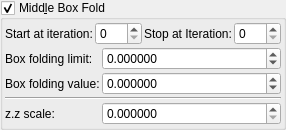
    <widget class="MyGroupBox" name="groupCheck_transf_multiplier_enabled_1_false">
     <property name="title">
      <string>Midd&amp;le Box Fold</string>
     </property>
     <property name="checkable">
      <bool>true</bool>
     </property>
     <layout class="QVBoxLayout" name="verticalLayout_11" stretch="0,0">
      <property name="spacing">
       <number>2</number>
      </property>
      <property name="leftMargin">
       <number>2</number>
      </property>
      <property name="topMargin">
       <number>2</number>
      </property>
      <property name="rightMargin">
       <number>2</number>
      </property>
      <property name="bottomMargin">
       <number>2</number>
      </property>
      <item>
       <layout class="QGridLayout" name="gridLayout_3">
        <property name="spacing">
         <number>2</number>
        </property>
        <item row="0" column="1">
         <widget class="MySpinBox" name="spinboxInt_transf_start_iterations_A">
          <property name="sizePolicy">
           <sizepolicy hsizetype="Minimum" vsizetype="Maximum">
            <horstretch>0</horstretch>
            <verstretch>0</verstretch>
           </sizepolicy>
          </property>
          <property name="minimum">
           <number>0</number>
          </property>
          <property name="maximum">
           <number>999</number>
          </property>
          <property name="value">
           <number>0</number>
          </property>
         </widget>
        </item>
        <item row="0" column="0">
         <widget class="QLabel" name="label_56">
          <property name="text">
           <string>Start at iteration:</string>
          </property>
         </widget>
        </item>
        <item row="0" column="2">
         <widget class="QLabel" name="label_57">
          <property name="text">
           <string>Stop at Iteration:</string>
          </property>
         </widget>
        </item>
        <item row="0" column="3">
         <widget class="MySpinBox" name="spinboxInt_transf_stop_iterations_A">
          <property name="sizePolicy">
           <sizepolicy hsizetype="Minimum" vsizetype="Maximum">
            <horstretch>0</horstretch>
            <verstretch>0</verstretch>
           </sizepolicy>
          </property>
          <property name="maximum">
           <number>999</number>
          </property>
         </widget>
        </item>
       </layout>
      </item>
      <item>
       <layout class="QGridLayout" name="gridLayout_13" columnstretch="0,1">
        <property name="spacing">
         <number>2</number>
        </property>
        <item row="3" column="0">
         <widget class="QLabel" name="label_59">
          <property name="text">
           <string>z.z scale:</string>
          </property>
         </widget>
        </item>
        <item row="3" column="1">
         <widget class="MyDoubleSpinBox" name="spinbox_transf_scale_1">
          <property name="sizePolicy">
           <sizepolicy hsizetype="Minimum" vsizetype="Maximum">
            <horstretch>0</horstretch>
            <verstretch>0</verstretch>
           </sizepolicy>
          </property>
          <property name="prefix">
           <string/>
          </property>
          <property name="suffix">
           <string/>
          </property>
          <property name="decimals">
           <number>6</number>
          </property>
          <property name="minimum">
           <double>0.000000000000000</double>
          </property>
          <property name="maximum">
           <double>9.999000000000001</double>
          </property>
          <property name="singleStep">
           <double>0.100000000000000</double>
          </property>
         </widget>
        </item>
        <item row="2" column="0" colspan="2">
         <widget class="Line" name="line_22">
          <property name="orientation">
           <enum>Qt::Horizontal</enum>
          </property>
         </widget>
        </item>
        <item row="0" column="1">
         <widget class="MyDoubleSpinBox" name="spinbox_mandelbox_folding_limit">
          <property name="sizePolicy">
           <sizepolicy hsizetype="Minimum" vsizetype="Maximum">
            <horstretch>0</horstretch>
            <verstretch>0</verstretch>
           </sizepolicy>
          </property>
          <property name="prefix">
           <string/>
          </property>
          <property name="suffix">
           <string/>
          </property>
          <property name="decimals">
           <number>6</number>
          </property>
          <property name="minimum">
           <double>-99.998999999999995</double>
          </property>
          <property name="maximum">
           <double>99.998999999999995</double>
          </property>
          <property name="singleStep">
           <double>0.100000000000000</double>
          </property>
         </widget>
        </item>
        <item row="1" column="1">
         <widget class="MyDoubleSpinBox" name="spinbox_mandelbox_folding_value">
          <property name="sizePolicy">
           <sizepolicy hsizetype="Minimum" vsizetype="Maximum">
            <horstretch>0</horstretch>
            <verstretch>0</verstretch>
           </sizepolicy>
          </property>
          <property name="prefix">
           <string/>
          </property>
          <property name="suffix">
           <string/>
          </property>
          <property name="decimals">
           <number>6</number>
          </property>
          <property name="minimum">
           <double>-99.998999999999995</double>
          </property>
          <property name="maximum">
           <double>99.998999999999995</double>
          </property>
          <property name="singleStep">
           <double>0.100000000000000</double>
          </property>
         </widget>
        </item>
        <item row="0" column="0">
         <widget class="QLabel" name="label_60">
          <property name="text">
           <string>Box folding limit:</string>
          </property>
         </widget>
        </item>
        <item row="1" column="0">
         <widget class="QLabel" name="label_61">
          <property name="text">
           <string>Box folding value:</string>
          </property>
         </widget>
        </item>
       </layout>
      </item>
     </layout>
    </widget>
